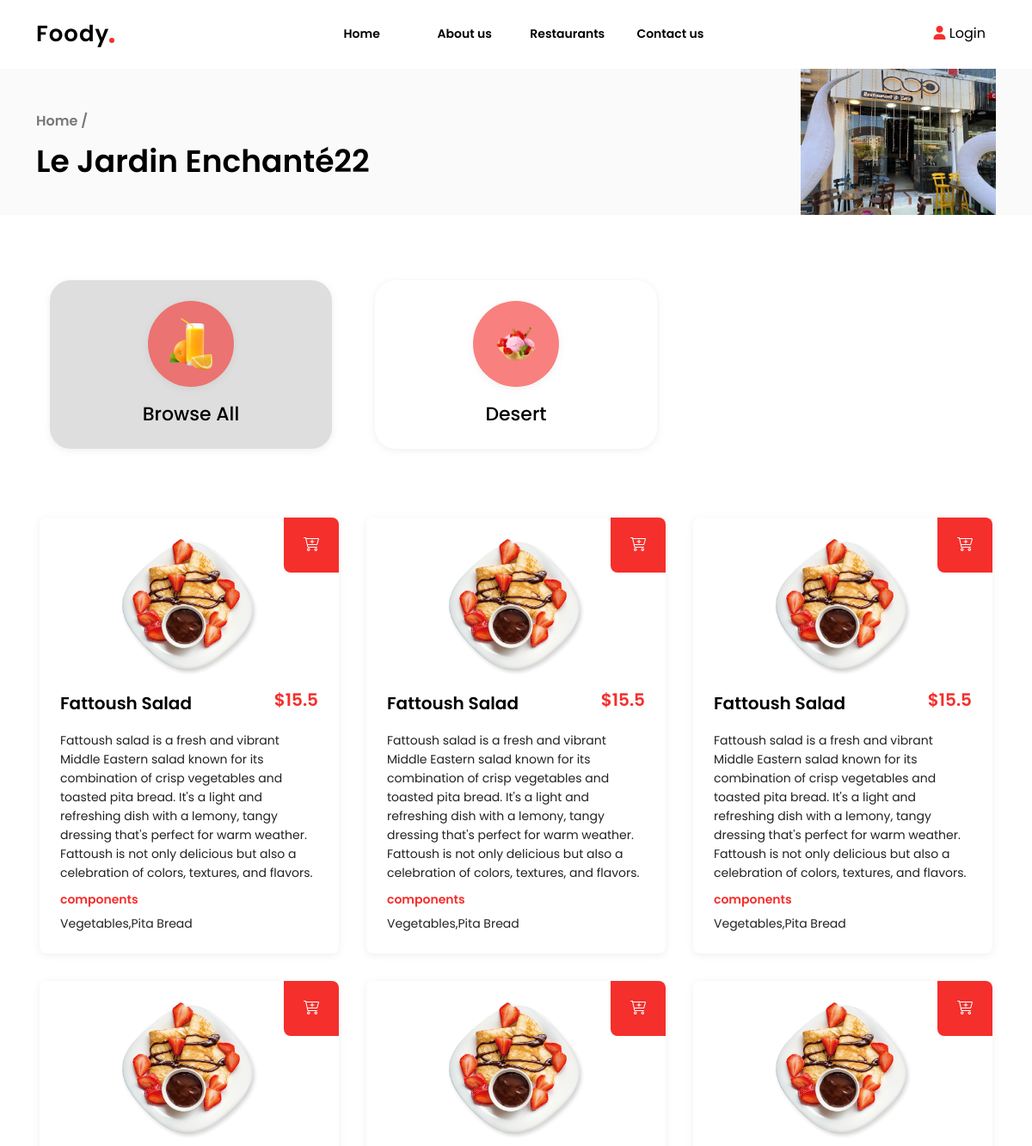
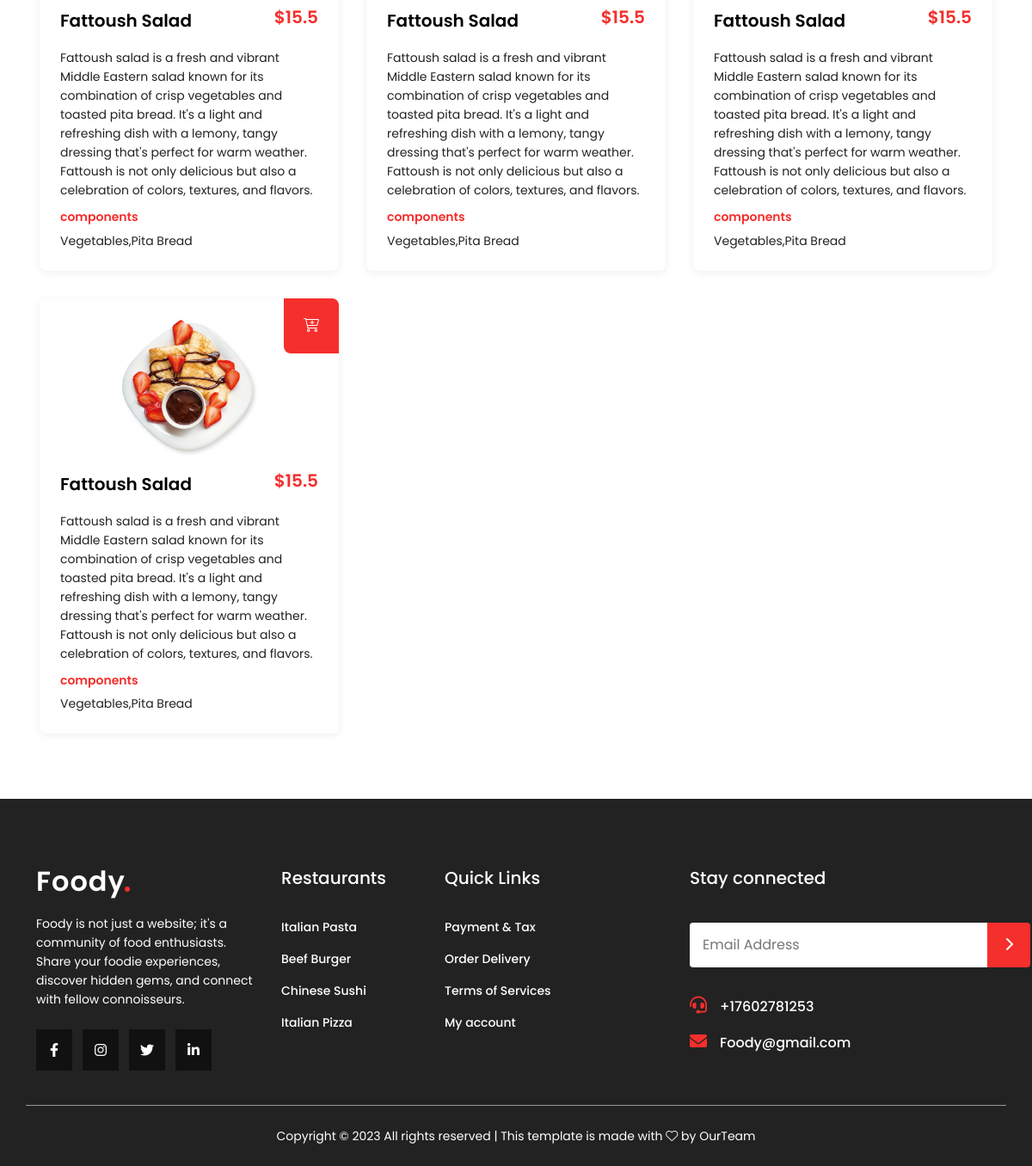
/restaurant.php?id=1, run on an earlier commit of the app's database (2 pictures, top to bottom).
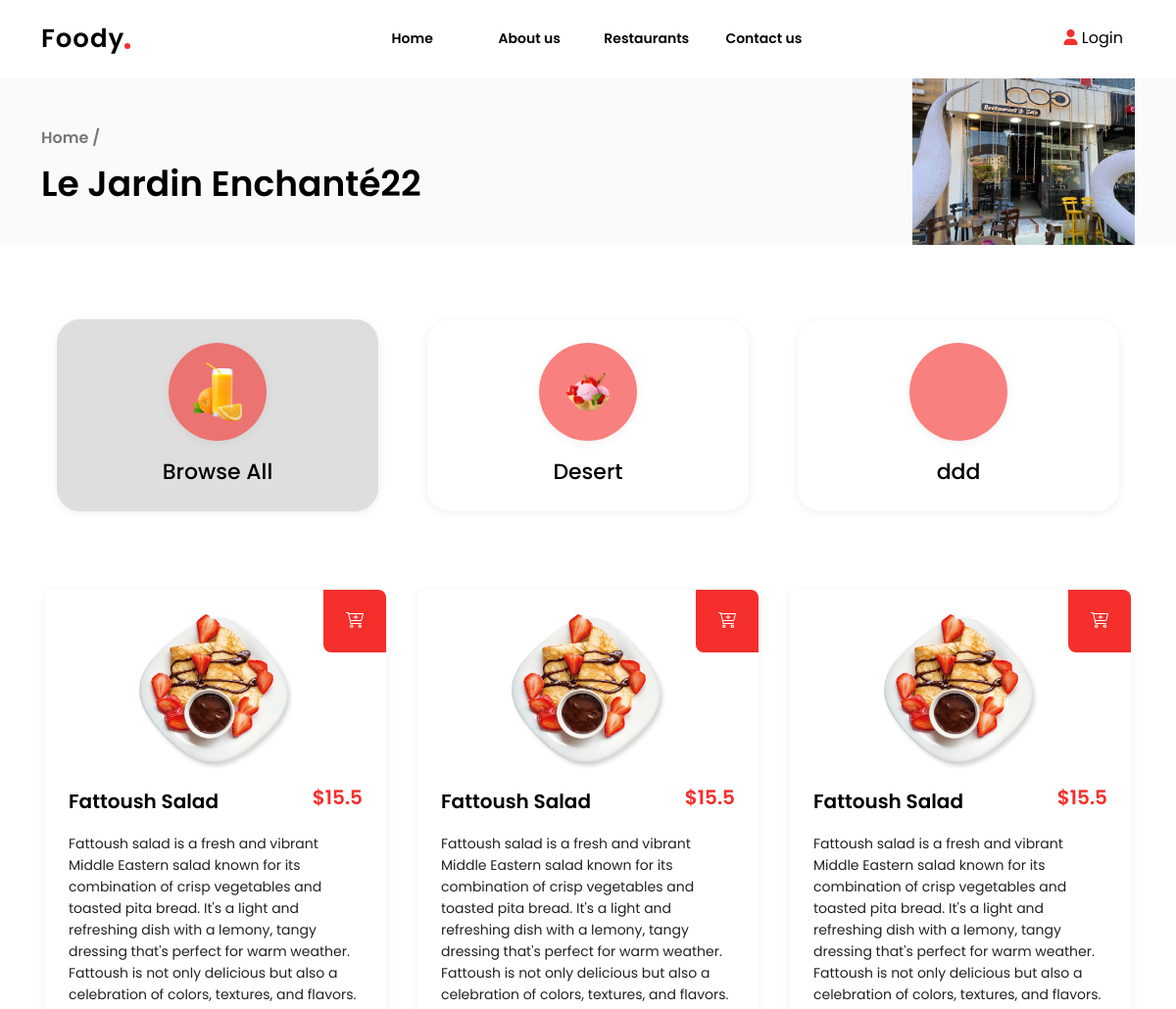
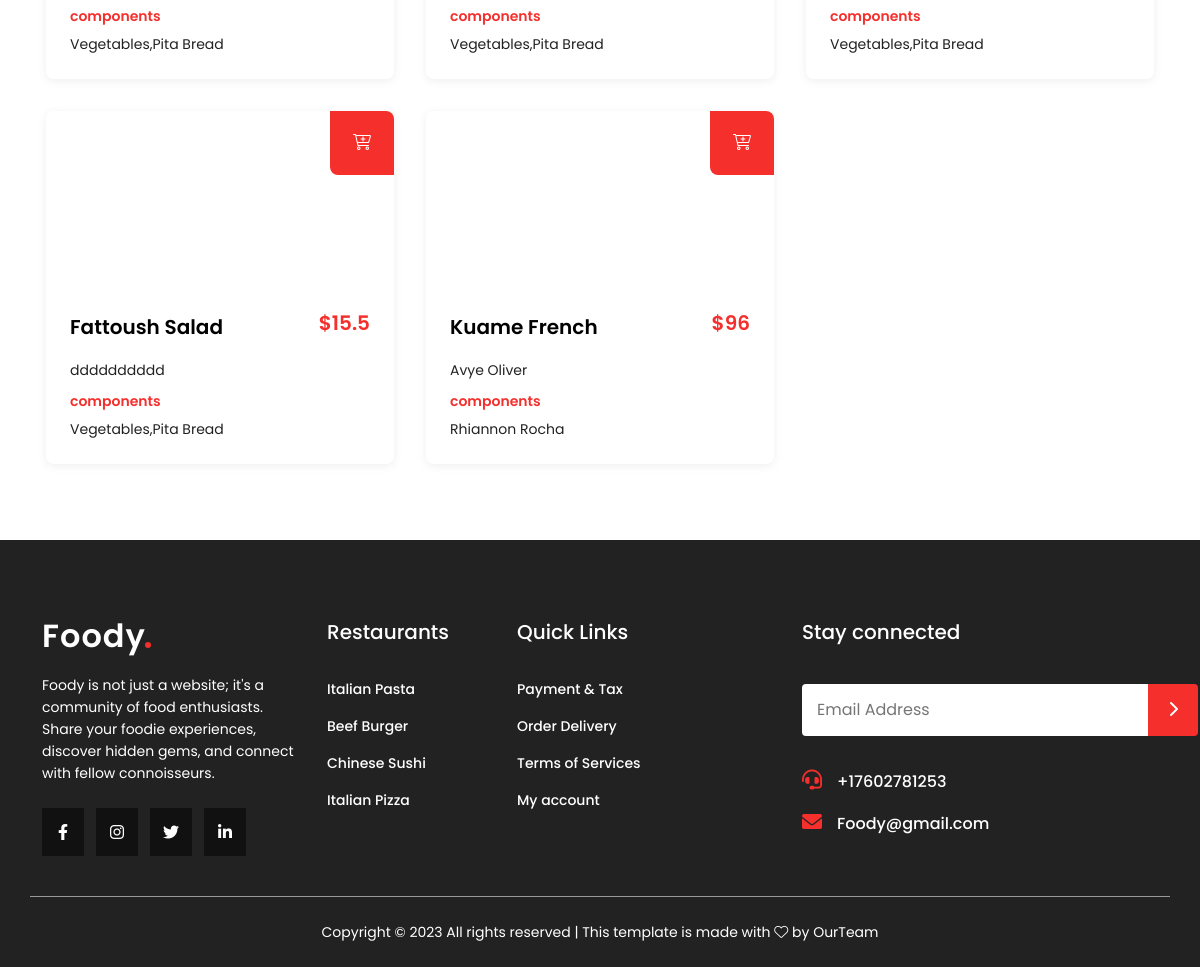
And on a later commit of the database (2 pictures, top to bottom).
### tables this page shows
CREATE TABLE `menu_categories` (
  `cat_id` int(11) NOT NULL,
  `cat_name` varchar(250) NOT NULL,
  `restaurant_id` int(11) NOT NULL,
  `cat_image` varchar(500) NOT NULL
);

CREATE TABLE `menu_item` (
  `item_id` int(11) NOT NULL,
  `restaurant_id` int(11) NOT NULL,
  `item_name` varchar(300) NOT NULL,
  `item_description` text NOT NULL,
  `item_price` double NOT NULL,
  `item_ingredients` text NOT NULL,
  `item_image` varchar(500) NOT NULL,
  `cat_id` int(11) NOT NULL
);

### helper.php (called while the page is built, shortened)
<?php
if (!function_exists('runQuery')) {
    function runQuery($query)
    {
        $servername = "localhost";
        $username = "root";
        $password = "";
        $database = "resturants";
        $conn = new mysqli($servername, $username, $password, $database);
        $conn->set_charset("utf8");
        return $conn->query($query);
    }
}
if (!function_exists('runOneQuery')) {
    function runOneQuery($query)
    {
        $servername = "localhost";
        $username = "root";
        $password = "";
        $database = "resturants";
        $conn = new mysqli($servername, $username, $password, $database);
        return $conn->query($query)->fetch_assoc();
    }
}

### restaurant.php (the view, shortened to what the changed rows need)
<?php
require 'helper.php';
$protocol = isset($_SERVER['HTTPS']) && $_SERVER['HTTPS'] === 'on' ? 'https://' : 'http://';
$domain = $_SERVER['HTTP_HOST'];
$uri = $_SERVER['REQUEST_URI'];
$fullUrl = $protocol . $domain . $uri;
$urlComponents = parse_url($fullUrl);
parse_str($urlComponents['query'], $queryParams);
$newQueryString = http_build_query($queryParams);
$fullUrl = $urlComponents['scheme'] . '://' . $urlComponents['host'] . $urlComponents['path'] . '?' . $newQueryString;
$id = $_GET['id'] ?? 0;
$selectRestaurantSql = "SELECT * FROM restaurants WHERE `restaurant_id` = {$id}";
$selectRestaurantResult = runOneQuery($selectRestaurantSql);
$selectAllCategoriesSql = "SELECT * FROM menu_categories WHERE `restaurant_id` = {$id}";
$selectAllCategoriesResult = runQuery($selectAllCategoriesSql);
$cat_id = $_GET['cat_id'] ?? 'all';
$selectAllProductsSql = "SELECT * FROM menu_item WHERE `restaurant_id` = {$id}";
$selectAllProductsSResult = runQuery($selectAllProductsSql);
?>
<!DOCTYPE html>
<html lang="en">
<head>
    <?php
    require_once 'layout/assets/css.php'
    ?>
</head>
<body>
<main>
    <section class="section_header">
        <div class="container d-flex justify-content-between">
            <div class="navigation">
                <h2>
                    <a href="index.php">Home /</a> <br> <?php echo $selectRestaurantResult['restaurant_name'] ?? '' ?>
                </h2>
            </div>
        </div>
    </section>
    <section class="resturant-section">
        <div class="container mb-5">
            <div class="swiper categoriesSwiper">
                <div class="swiper-wrapper">
                    <?php
                    if ($selectAllCategoriesResult->num_rows > 0) {
                        while ($row = $selectAllCategoriesResult->fetch_assoc()) {
                            ?>
                            <div class="swiper-slide">
                                <div class="category_card <?php echo $cat_id == $row['cat_id'] ? 'active' : '' ?>">
                                    <div class="icon">
                                        <img src="<?php echo $row['cat_image'] ?? '' ?>" alt="">
                                    </div>
                                    <h5>
                                        <a href="<?php echo $fullUrl . '&cat_id=' . $row['cat_id'] ?>"><?php echo $row['cat_name'] ?? '' ?></a>
                                    </h5>
                                </div>
                            </div>
                            <?php
                        }
                    }
                    ?>
                </div>
            </div>
        </div>
        <div class="container">
            <div class="row">
                <?php
                if ($selectAllProductsSResult->num_rows > 0) {
                    while ($row = $selectAllProductsSResult->fetch_assoc()) {
                        ?>
                        <div class="col-lg-4 col-md-6 col-12 p-3">
                            <div class="product-card">
                                <span>
                                    <a href="add-to-cart.php?id=<?php echo $row['item_id'] ?>" style="color: white">
                                       <i class="fa-light fa-cart-plus"></i>
                                    </a>
                            </span>
                                <a href="product-details.php?id=<?php echo $row['item_id'] ?>" class="pro_img">
                                    <img src="<?php echo $row['item_image'] ?>" alt="">
                                </a>
                                <div class="pro_info">
                                    <a href="product-details.php?id=<?php echo $row['item_id'] ?>"><?php echo $row['item_name'] ?></a>
                                    <h4>$<?php echo $row['item_price'] ?></h4>
                                </div>
                                <div class="pro_description">
                                    <p>
                                        <?php echo $row['item_description'] ?>
                                    </p>
                                    <h6>components</h6>
                                    <p><?php echo $row['item_ingredients'] ?></p>
                                </div>
                            </div>
                        </div>
                        <?php
                    }
                }
                ?>
            </div>
        </div>
    </section>
</main>
</body>
</html>

What changed in the data, as far as the page shows it:
removed menu_item: item_image (picture), item_name "Fattoush Salad", item_price "15.5", item_description "Fattoush salad is a fresh and vibrant Middle Eastern salad known for its combination of crisp vegetables and toasted pita bread. It's a light and refreshing dish with a lemony, tangy dressing that's perfect for warm weather. Fattoush is not only delicious but also a celebration of colors, textures, and flavors.", item_ingredients "Vegetables,Pita Bread"
removed menu_item: item_image (picture), item_name "Fattoush Salad", item_price "15.5", item_description "Fattoush salad is a fresh and vibrant Middle Eastern salad known for its combination of crisp vegetables and toasted pita bread. It's a light and refreshing dish with a lemony, tangy dressing that's perfect for warm weather. Fattoush is not only delicious but also a celebration of colors, textures, and flavors.", item_ingredients "Vegetables,Pita Bread"
removed menu_item: item_image (picture), item_name "Fattoush Salad", item_price "15.5", item_description "Fattoush salad is a fresh and vibrant Middle Eastern salad known for its combination of crisp vegetables and toasted pita bread. It's a light and refreshing dish with a lemony, tangy dressing that's perfect for warm weather. Fattoush is not only delicious but also a celebration of colors, textures, and flavors.", item_ingredients "Vegetables,Pita Bread"
added menu_categories: cat_name "ddd"
changed menu_item: item_description "Fattoush salad is a fresh and vibrant Middle Eastern salad known for its combination of crisp vegetables and toasted pita bread. It's a light and refreshing dish with a lemony, tangy dressing that's perfect for warm weather. Fattoush is not only delicious but also a celebration of colors, textures, and flavors." → "dddddddddd"; item_image: picture removed
added menu_item: item_name "Kuame French", item_price "96", item_description "Avye Oliver", item_ingredients "Rhiannon Rocha"
